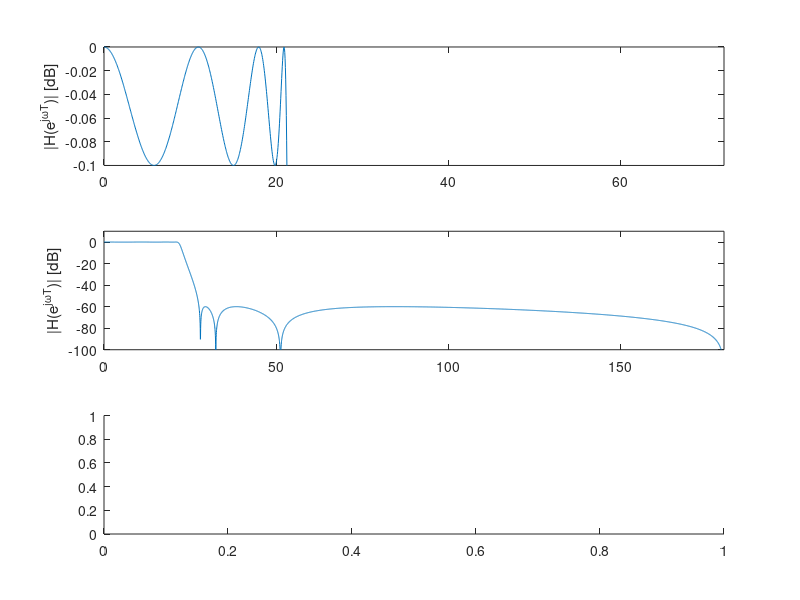

The MATLAB script that drew this image: (Note: this script raises an error after producing the figure.)
% Requirements for the lowpass filter
% Filter 1
wc=0.75;
ws=0.5;
Amax=0.1;
Amin=60;

% Synthesis of the Cauer filter
[N,Wn]=ellipord(wc,ws,Amax,Amin,'s');
[Z,P,G]=ellipap(N,Amax,Amin);
Z=Z*wc;
P=P*wc;
G=G*wc^(length(P)-length(Z));

[Zd,Pd,Gd]=bilinear(Z,P,G,0.5);

wT=linspace(0,pi,5000);
[N,D]=zp2tf(Zd,Pd,Gd);
[H,wT]=freqz(N,D,wT);
magdB=20*log10(abs(H));

figure; 
subplot(3,1,1);
plot(wT*180/pi,magdB);
axis([0 72 -0.1 0.0]);
ylabel('|H(e^j^\omega^T)| [dB]');
subplot(3,1,2);
plot(wT*180/pi,magdB);
axis([0 180 -100 10]);
ylabel('|H(e^j^\omega^T)| [dB]');
subplot(3,1,3);
plot(wT*180/pi,gd);
xlabel('\omegaT [degrees]');
ylabel('\tau_g(\omega) [T]');

figure;
zplane(Zd, Pd);
grid;

figure;
zplane(Z, P);
grid;